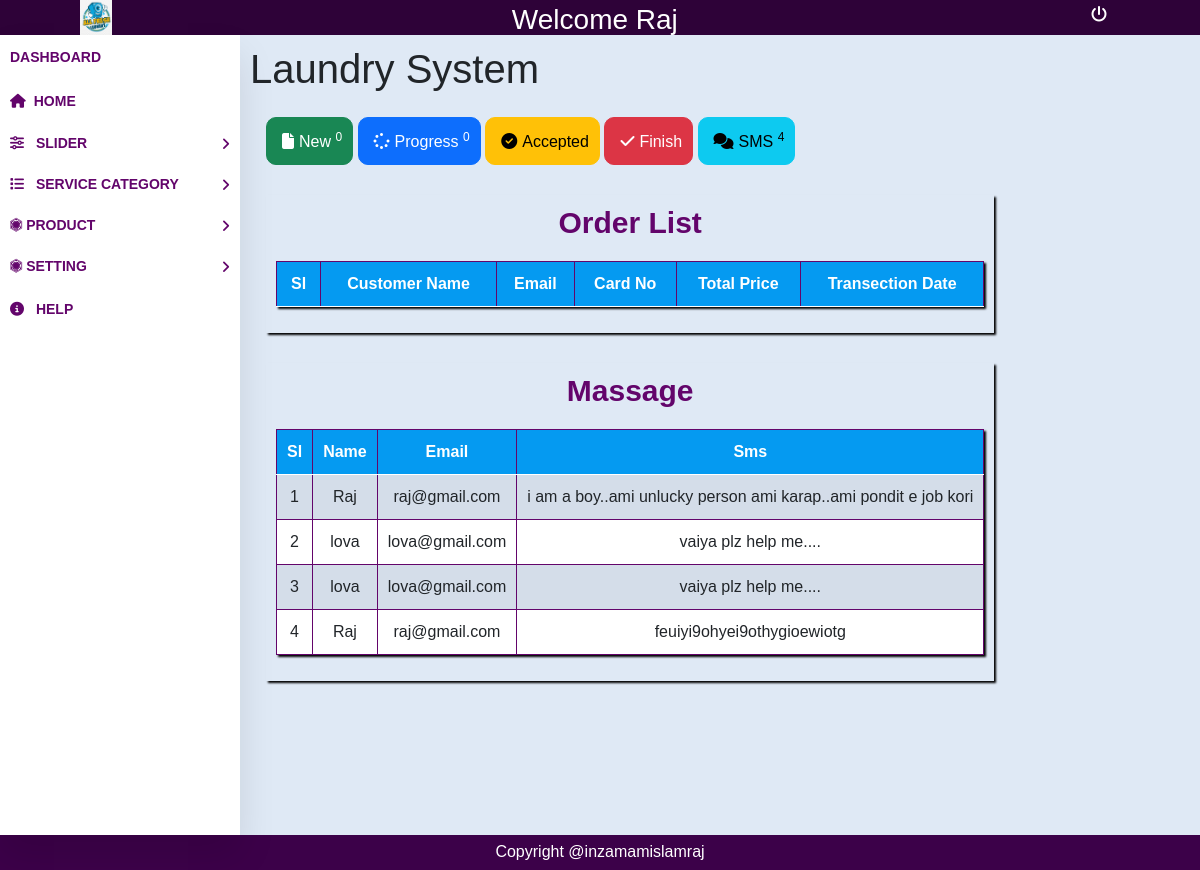
Before: /admin.php (signed in) with the older database file.
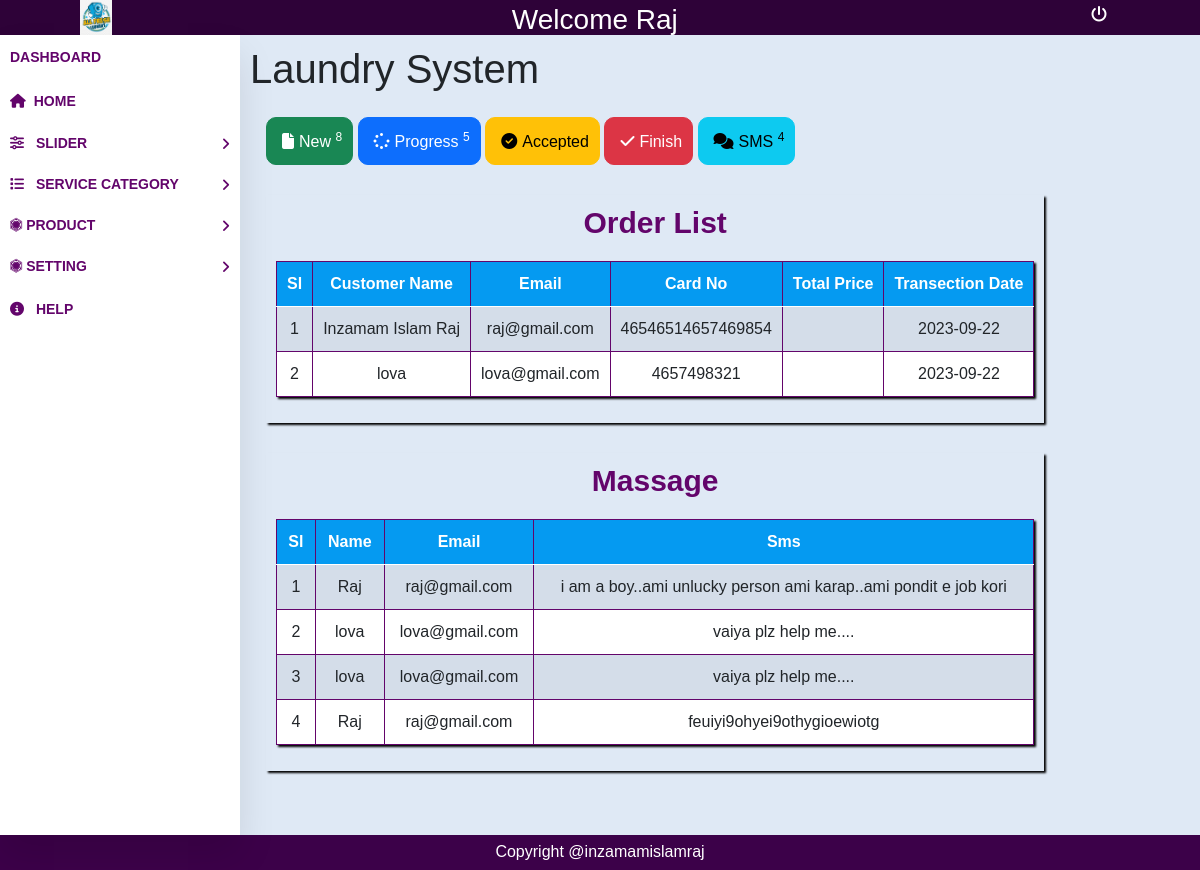
After: the same page with the newer database file.
### tables this page shows
CREATE TABLE `contacts` (
  `id` int NOT NULL,
  `name` varchar(225) NOT NULL,
  `email` varchar(255) NOT NULL,
  `massage` varchar(255) NOT NULL
);

CREATE TABLE `checkouts` (
  `id` int NOT NULL,
  `product_name` varchar(225) NOT NULL,
  `product_image` varchar(255) NOT NULL,
  `product_quantity` int NOT NULL,
  `product_price` varchar(255) NOT NULL,
  `product_subtotal` varchar(255) NOT NULL,
  `full_name` varchar(255) NOT NULL,
  `email` varchar(255) NOT NULL,
  `dob` date NOT NULL,
  `gender` varchar(255) NOT NULL,
  `pay` varchar(255) NOT NULL,
  `card_num` varchar(255) NOT NULL,
  `card_cvc` varchar(255) NOT NULL,
  `transection_date` date NOT NULL
);

### admin.php (the view, shortened to what the changed rows need)
<!DOCTYPE html>
<html lang="en">
<head>
    <link href="https://cdn.jsdelivr.net/npm/bootstrap@5.0.2/dist/css/bootstrap.min.css" rel="stylesheet"
 />
    <link rel="stylesheet" href="style.css">
    <link rel="stylesheet" href="https://cdnjs.cloudflare.com/ajax/libs/font-awesome/6.4.0/css/all.min.css"
 />
</head>
<body>
    <div class="template">
        <div class="body">
            <h1>Laundry System</h1>
            <?php
            include_once "dbconn.php";
            $sql = "SELECT * FROM carts";
            $result = mysqli_query($conn, $sql);
            $count = mysqli_num_rows($result);
            $sql2 = "SELECT * FROM products";
            $result2 = mysqli_query($conn, $sql2);
            $count2 = mysqli_num_rows($result2);
            ?>
            <div class="card-body">
                <a href="" class="btn btn-success "><i class="fa-solid fa-file" style="padding: 5px;"></i>New
                    <span><sup>
                            <?= $count2 ?>
                        </sup></span></a>
                <a href="" class="btn btn-primary"><i class="fa-solid fa-spinner" style="padding: 5px;"></i>Progress
                    <span><sup>
                            <?= $count ?>
                        </sup></span></a>
                <div class="table-content-order">
                    <h2>Order List</h2>
                    <table class="table table-striped">
                        <thead>
                            <tr>
                                <th scope="col">Sl</th>
                                <th scope="col">Customer Name</th>
                                <th scope="col">Email</th>
                                <th scope="col">Card No</th>
                                <th scope="col">Total Price</th>
                                <th scope="col">Transection Date</th>
                            </tr>
                        </thead>
                        <tbody>
                            <?php
                            include_once "dbconn.php";
                            $sql = "SELECT * FROM checkouts";
                            $result = mysqli_query($conn, $sql);
                            $id = 1;
                            while ($row = mysqli_fetch_assoc($result)) {
                                ?>
                                <tr>
                                    <td>
                                        <?= $id++ ?>
                                    </td>
                                    <td>
                                        <?= $row['full_name'] ?>
                                    </td>
                                    <td>
                                        <?= $row['email'] ?>
                                    </td>
                                    <td>
                                        <?= $row['card_num'] ?>
                                    </td>
                                    <td>
                                    </td>
                                    <td>
                                        <?= $row['transection_date'] ?>
                                    </td>
                                </tr>
                                <?php
                            }
                            ?>
                        </tbody>
                    </table>
                </div>
                <div class="table-content-order">
                    <h2>Massage</h2>
                    <table class="table table-striped">
                        <thead>
                            <tr>
                                <th scope="col">Sl</th>
                                <th scope="col"> Name</th>
                                <th scope="col">Email</th>
                                <th scope="col">Sms</th>
                            </tr>
                        </thead>
                        <tbody>
                            <?php
                            include_once "dbconn.php";
                            $sql = "SELECT * FROM contacts";
                            $result = mysqli_query($conn, $sql);
                            $id = 1;
                            while ($row = mysqli_fetch_assoc($result)) {
                                ?>
                                <tr>
                                    <td>
                                        <?= $id++ ?>
                                    </td>
                                    <td>
                                        <?= $row['name'] ?>
                                    </td>
                                    <td>
                                        <?= $row['email'] ?>
                                    </td>
                                    <td>
                                        <?= $row['massage'] ?>
                                    </td>
                                </tr>
                                <?php
                            }
                            ?>
                        </tbody>
                    </table>
                </div>
            </div>
        </div>
    </div>
</body>
</html>

Changed rows visible on the page:
added checkouts: full_name "Inzamam Islam Raj", email "raj@gmail.com", card_num "46546514657469854", transection_date "2023-09-22"
added checkouts: full_name "lova", email "lova@gmail.com", card_num "4657498321", transection_date "2023-09-22"
Other visible differences:
$count2: "0" → "8"
$count: "0" → "5"
